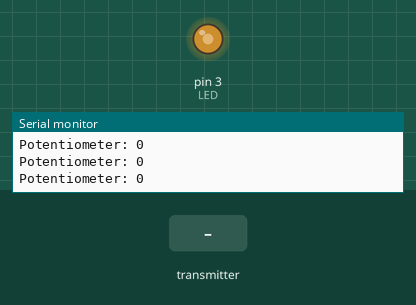
Simulated run of this sketch. Board: Arduino Uno, built with avr-gcc and run on an emulated ATmega328P. Parts: output pins drawn as LEDs (lit = HIGH), the last lines printed to the serial monitor. The inputs (shaded band) are chosen by the test bench. No radio packets arrive unless stated.

Above: at 1.2 s.
1.3 s: the transmitter starts sending pot_value = 64
At 2.0 s:
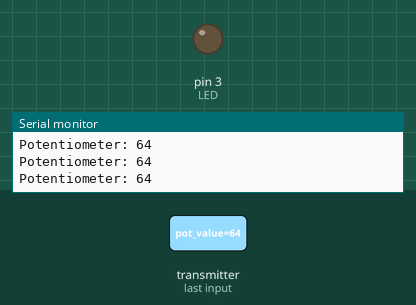
2.8 s: the transmitter starts sending pot_value = 0
At 3.6 s:
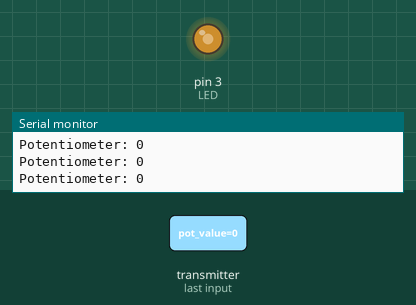
4.3 s: the transmitter starts sending pot_value = 128
At 5.1 s:
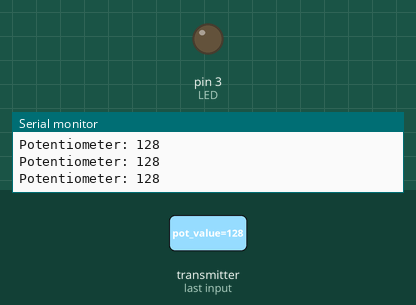
Timing chart, 0 to 7.3 s (numbered marks = the images above; inputs shaded):
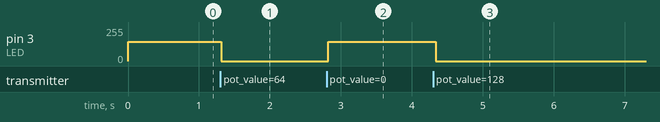

Measured:
- after the input at 1.3 s, pin 3 (LED): 144/255 → 0/255 at once
- after the input at 2.8 s, pin 3 (LED): 0/255 → 144/255 at once
- after the input at 4.3 s, pin 3 (LED): 144/255 → 0/255 at once

The sketch:

grip.ino
```cpp
#include <SPI.h>
#include <nRF24L01.h>             //Downlaod it here: https://www.electronoobs.com/eng_arduino_NRF24.php
#include <RF24.h>
/*//////////////////////////////////////////////////////*/

/*Create a unique pipe out. The receiver has to
  wear the same unique code*/
const uint64_t pipeIn = 0xE8E8F0F0E1LL; //IMPORTANT: The same as in the receiver!!!
/*//////////////////////////////////////////////////////*/

/*Create the data struct we will send
  The sizeof this struct should not exceed 32 bytes
  This gives us up to 32 8 bits channals */
RF24 radio(9, 10); // select  CSN and CE  pins
struct MyData {
  byte pot_value;
};
int LED = 3;
MyData data;
/*//////////////////////////////////////////////////////*/

//This function will only set the value to  0 if the connection is lost...
void resetData()
{
  data.pot_value = 0;
}

/**************************************************/

void setup()
{
  pinMode(LED,OUTPUT);
  Serial.begin(9600); //Set the speed to 9600 bauds if you want.
  //You should always have the same speed selected in the serial monitor
  resetData();
  radio.begin();
  radio.setAutoAck(false);
  radio.setDataRate(RF24_250KBPS);
  radio.openReadingPipe(1,pipeIn);
  //we start the radio comunication
  radio.startListening();
}

/******Reset the received data to 0 if connection is lost******/
unsigned long lastRecvTime = 0;
void recvData()
{
  while ( radio.available() )
  {
    radio.read(&data, sizeof(MyData));
    lastRecvTime = millis(); //here we receive the data
  }
}
/**************************************************************/

void loop()
{
recvData();
unsigned long now = millis();
//Here we check if we've lost signal, if we did we reset the values
if ( now - lastRecvTime > 1000 ) {
// Signal lost?
resetData();
}

Serial.print("Potentiometer: "); Serial.println(data.pot_value);
if  (data.pot_value <50)
analogWrite(LED,400);
else
analogWrite(LED,0);
delay(100);
}
```
